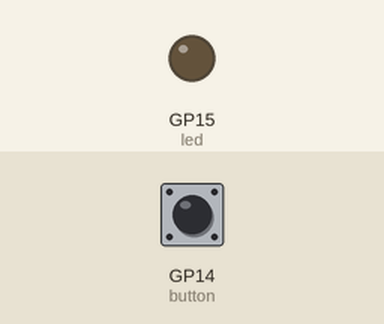
Recording of a program running on a simulated Raspberry Pi Pico running MicroPython. Shown: output pins drawn as LEDs (lit = HIGH). The inputs (shaded band) are chosen by the test bench; at power-on: GP14 (button) HIGH.

Above: at 1.2 s.
1.3 s: GP14 (button) pulled LOW for 0.15 s
At 2.0 s:
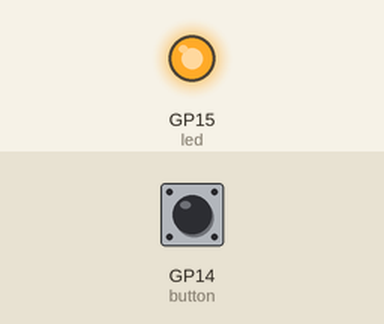
2.9 s: GP14 (button) pulled LOW for 1 s
At 3.3 s:
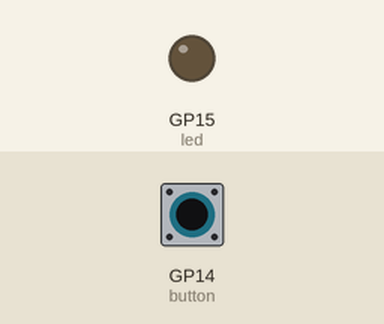
5.4 s: GP14 (button) pulled LOW for 3.2 s
At 6.4 s:
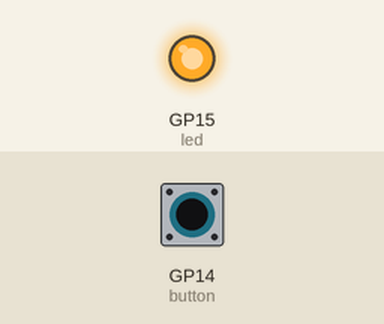
Timing chart, 0 to 8.4 s (numbered marks = the images above; inputs shaded):
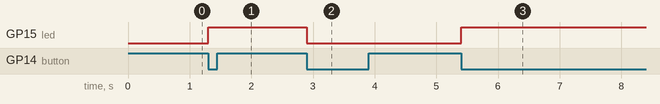

Measured:
- after the input at 1.3 s, GP15 (led): LOW → HIGH at once
- after the input at 2.9 s, GP15 (led): HIGH → LOW at once
- after the input at 5.4 s, GP15 (led): LOW → HIGH at once

The program:

05_button_toggle.py
```python
# Pushbutton toggle

# Pushbutton

'''
Connect an LED to GPIO15, use a 470ohm to connect the LED cathode to ground
Connect a toggle switch / push button to GPIO14 with the other side connected to ground
For reference: https://datasheets.raspberrypi.org/pico/Pico-R3-A4-Pinout.pdf
'''

from machine import Pin
from time import sleep

led = Pin(15, Pin.OUT)
button = Pin(14, Pin.IN, Pin.PULL_UP) # Pin 14 is an input, with the internal pull-up active

lastswitch = 0 # variable storage for button transition

while True:
    switch = button.value() # store the current value of the button

    if switch != lastswitch:
        # If the button state has changed:
        lastswitch = switch # Update the transition

        if switch == 0:
            led.toggle() # Only change the LED state when the switch is pressed

        sleep(0.1) # Small sleep to prevent button 'bounce'

    
```
